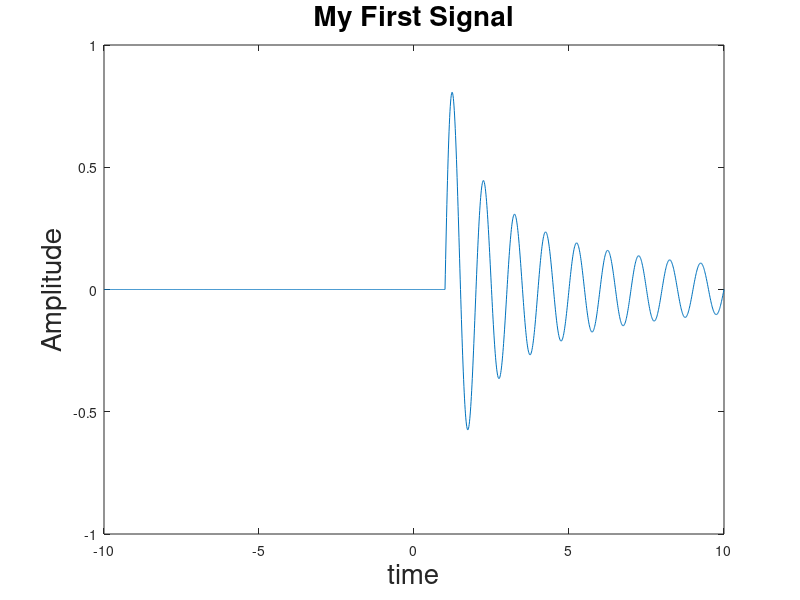

Source code (MATLAB):
clc
clear all
close all

% from=1 to=10 step=0.01
t1 = 1:0.01:10;

% from=-10, to=1-0.01, step=0.01
t2 = -10:0.01:1-0.01;

% timeAxis = [...t2, ...t1]
timeAxis = [t2 t1];

% zeros(row, column)
% MySignal = [0xlength(t2), (sin(2PI*t1) element-wise-division t1)]
MySignal = [zeros(1,length(t2)) sin(2*pi*t1)./t1];

% plot
% x-axis => timeAxis
% y-axis => MySignal
plot(timeAxis, MySignal)

% annotate
ylabel('Amplitude', 'fontsize', 20)
xlabel('time', 'fontsize', 20)
title('My First Signal','fontsize', 20)